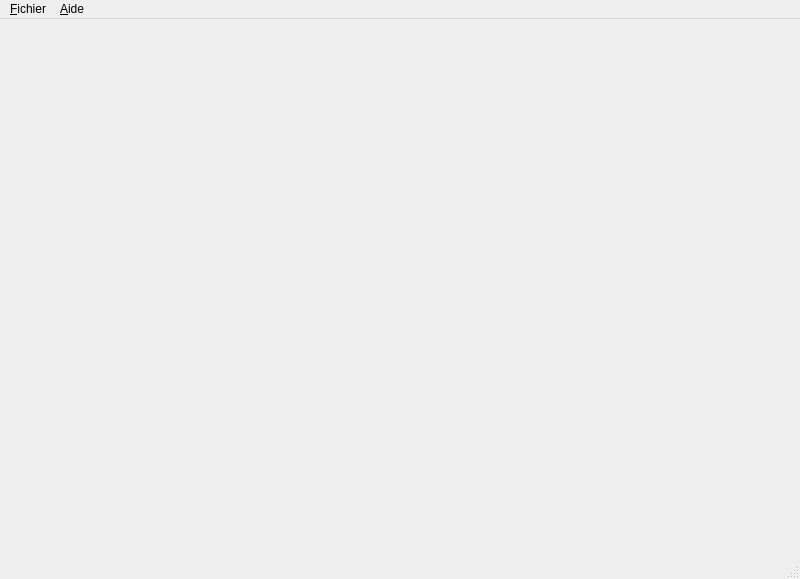
<?xml version="1.0" encoding="UTF-8"?>
<ui version="4.0">
 <class>mainwindow</class>
 <widget class="QMainWindow" name="mainwindow">
  <property name="geometry">
   <rect>
    <x>0</x>
    <y>0</y>
    <width>800</width>
    <height>579</height>
   </rect>
  </property>
  <property name="windowTitle">
   <string>Sol Rosca Qt CP2</string>
  </property>
  <widget class="QWidget" name="centralwidget">
   <widget class="QWidget" name="verticalLayoutWidget">
    <property name="geometry">
     <rect>
      <x>20</x>
      <y>20</y>
      <width>361</width>
      <height>511</height>
     </rect>
    </property>
    <layout class="QVBoxLayout" name="vl_data"/>
   </widget>
   <widget class="QWidget" name="verticalLayoutWidget_2">
    <property name="geometry">
     <rect>
      <x>410</x>
      <y>20</y>
      <width>361</width>
      <height>511</height>
     </rect>
    </property>
    <layout class="QVBoxLayout" name="vl_diagram"/>
   </widget>
  </widget>
  <widget class="QMenuBar" name="menubar">
   <property name="geometry">
    <rect>
     <x>0</x>
     <y>0</y>
     <width>800</width>
     <height>24</height>
    </rect>
   </property>
   <widget class="QMenu" name="m_files">
    <property name="title">
     <string>&amp;Fichier</string>
    </property>
    <addaction name="a_print"/>
    <addaction name="a_exit"/>
   </widget>
   <widget class="QMenu" name="m_help">
    <property name="title">
     <string>&amp;Aide</string>
    </property>
    <addaction name="a_about"/>
   </widget>
   <addaction name="m_files"/>
   <addaction name="m_help"/>
  </widget>
  <widget class="QStatusBar" name="statusbar"/>
  <action name="a_new">
   <property name="text">
    <string>&amp;Nouveau</string>
   </property>
  </action>
  <action name="a_exit">
   <property name="text">
    <string>&amp;Quitter</string>
   </property>
  </action>
  <action name="a_about">
   <property name="text">
    <string>&amp;A Propos</string>
   </property>
  </action>
  <action name="a_print">
   <property name="text">
    <string>Im&amp;primer</string>
   </property>
  </action>
 </widget>
 <resources/>
 <connections>
  <connection>
   <sender>a_exit</sender>
   <signal>triggered()</signal>
   <receiver>mainwindow</receiver>
   <slot>close()</slot>
   <hints>
    <hint type="sourcelabel">
     <x>-1</x>
     <y>-1</y>
    </hint>
    <hint type="destinationlabel">
     <x>399</x>
     <y>299</y>
    </hint>
   </hints>
  </connection>
 </connections>
</ui>
